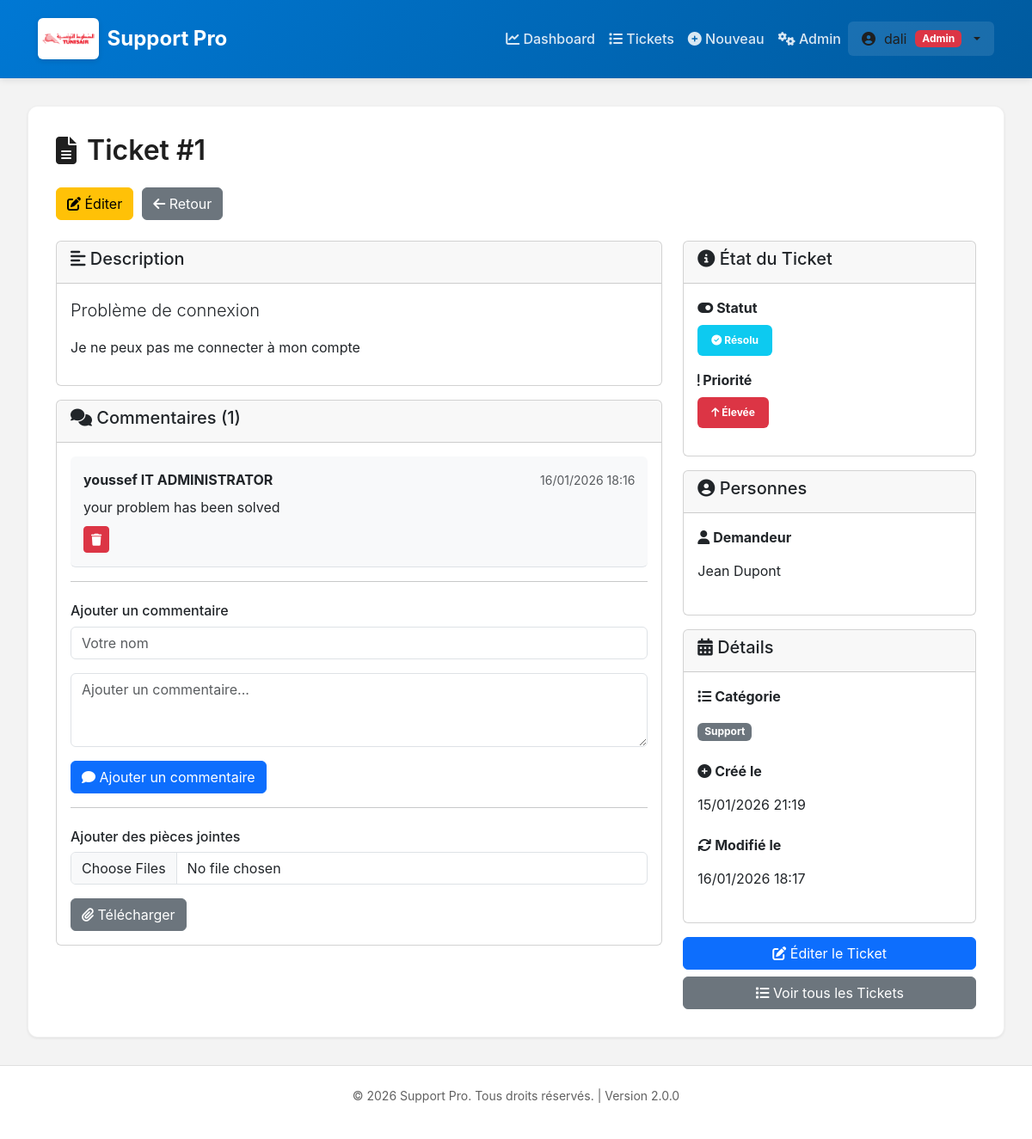
/tickets/1/ (signed in), run on the app's committed database.
### tickets/models.py (models this page shows, shortened)
class Ticket(models.Model):
    PRIORITY_CHOICES = [
        ("LOW", "Faible"),
        ("MED", "Moyenne"),
        ("HIGH", "Élevée"),
    ]
    STATUS_CHOICES = [
        ("OPEN", "Ouvert"),
        ("IN_PROGRESS", "En cours"),
        ("RESOLVED", "Résolu"),
        ("CLOSED", "Fermé"),
    ]
    CATEGORY_CHOICES = [
        ("BUG", "Bug"),
        ("FEATURE", "Demande de fonctionnalité"),
        ("SUPPORT", "Support"),
        ("OTHER", "Autre"),
    ]
    title = models.CharField(max_length=120)
    description = models.TextField()
    priority = models.CharField(max_length=4, choices=PRIORITY_CHOICES, default="MED")
    status = models.CharField(max_length=12, choices=STATUS_CHOICES, default="OPEN")
    category = models.CharField(max_length=10, choices=CATEGORY_CHOICES, default="SUPPORT")
    requester_name = models.CharField(max_length=80)
    requester_email = models.EmailField(blank=True, null=True)
    user = models.ForeignKey(User, on_delete=models.CASCADE, related_name='tickets', null=True, blank=True)
    assigned_to = models.CharField(max_length=80, blank=True, null=True)
    resolution_notes = models.TextField(blank=True, null=True)
    created_at = models.DateTimeField(auto_now_add=True)
    updated_at = models.DateTimeField(auto_now=True)
    resolved_at = models.DateTimeField(blank=True, null=True)
    is_urgent = models.BooleanField(default=False)
    class Meta:
        ordering = ['-created_at']
        indexes = [
            models.Index(fields=['status', '-created_at']),
            models.Index(fields=['priority', '-created_at']),
        ]

class Comment(models.Model):
    ticket = models.ForeignKey(Ticket, on_delete=models.CASCADE, related_name='comments')
    author_name = models.CharField(max_length=80)
    content = models.TextField()
    created_at = models.DateTimeField(auto_now_add=True)
    class Meta:
        ordering = ['created_at']

### tickets/views.py (the view, shortened to what this page needs)
# urls.py: path("tickets/<int:pk>/", views.ticket_detail, name="ticket_detail"),
@login_required(login_url='login')
def ticket_detail(request, pk):
    ticket = get_object_or_404(Ticket, pk=pk)
    user = request.user
    if not user.is_staff and ticket.user != user:
        messages.error(request, 'Vous n\'avez pas accès à ce ticket.')
        return redirect('ticket_list')
    comments = ticket.comments.all()
    if request.method == 'POST' and 'add_comment' in request.POST:
        form = CommentForm(request.POST)
        if form.is_valid():
            comment = form.save(commit=False)
            comment.ticket = ticket
            comment.save()
            return redirect('ticket_detail', pk=ticket.id)
    else:
        form = CommentForm()
    context = {
        'ticket': ticket,
        'comments': comments,
        'form': form,
        'is_admin': user.is_staff,
    }
    return render(request, 'tickets/ticket_detail.html', context)

### tickets/forms.py
class CommentForm(forms.ModelForm):
    class Meta:
        model = Comment
        fields = ['author_name', 'content']
        widgets = {
            'author_name': forms.TextInput(attrs={'class': 'form-control', 'placeholder': 'Votre nom'}),
            'content': forms.Textarea(attrs={'class': 'form-control', 'rows': 3, 'placeholder': 'Ajouter un commentaire...'}),
        }

### tickets/templates/tickets/ticket_detail.html (shortened to what this page needs)
{% extends "base.html" %}
{% block content %}
<div class="header-actions mb-4">
    <h1 class="page-title">
        <i class="fas fa-file-alt"></i>
        Ticket #{{ ticket.id }}
    </h1>
    <div class="action-buttons">
        <a href="{% url 'ticket_edit' ticket.id %}" class="btn btn-warning">
            <i class="fas fa-edit"></i> Éditer
        </a>
        <a href="{% url 'ticket_list' %}" class="btn btn-secondary">
            <i class="fas fa-arrow-left"></i> Retour
        </a>
    </div>
</div>
<div class="row">
    <div class="col-md-8">
        <div class="card mb-3">
            <div class="card-header">
                <h5><i class="fas fa-align-left"></i> Description</h5>
            </div>
            <div class="card-body">
                <p class="lead">{{ ticket.title }}</p>
                <p>{{ ticket.description }}</p>
            </div>
        </div>
        <div class="card">
            <div class="card-header">
                <h5><i class="fas fa-comments"></i> Commentaires ({{ comments.count }})</h5>
            </div>
            <div class="card-body">
                {% if comments %}
                    <div class="comments-section">
                        {% for comment in comments %}
                        <div class="comment mb-3 pb-3 border-bottom">
                            <div class="comment-header d-flex justify-content-between">
                                <strong>{{ comment.author_name }}</strong>
                                <small class="text-muted">{{ comment.created_at|date:"d/m/Y H:i" }}</small>
                            </div>
                            <p class="comment-text mt-2">{{ comment.content }}</p>
                            <form method="POST" action="{% url 'comment_delete' ticket.id comment.id %}" style="display:inline;">
                                <button type="submit" class="btn btn-sm btn-danger btn-sm-link" onclick="return confirm('Supprimer ce commentaire ?');">
                                    <i class="fas fa-trash"></i>
                                </button>
                            </form>
                        </div>
                        {% endfor %}
                    </div>
                    <hr>
                {% else %}
                    <p class="text-muted">Aucun commentaire pour le moment.</p>
                {% endif %}
                <h6 class="mt-4">Ajouter un commentaire</h6>
                <form method="POST">
                    <div class="mb-3">
                        {{ form.author_name }}
                    </div>
                    <div class="mb-3">
                        {{ form.content }}
                    </div>
                    <button type="submit" name="add_comment" class="btn btn-primary">
                        <i class="fas fa-comment"></i> Ajouter un commentaire
                    </button>
                </form>
                <hr>
                <h6 class="mt-4">Ajouter des pièces jointes</h6>
                <form method="POST" enctype="multipart/form-data">
                    <div class="mb-3">
                        <input type="file" name="attachments" class="form-control" multiple accept="image/*,.pdf">
                    </div>
                    <button type="submit" name="add_attachment" class="btn btn-secondary">
                        <i class="fas fa-paperclip"></i> Télécharger
                    </button>
                </form>
            </div>
        </div>
    </div>
    <div class="col-md-4">
        <div class="card mb-3">
            <div class="card-header">
                <h5><i class="fas fa-info-circle"></i> État du Ticket</h5>
            </div>
            <div class="card-body">
                <div class="mb-3">
                    <label class="form-label"><strong><i class="fas fa-toggle-on"></i> Statut</strong></label><br>
                    {% if ticket.status == 'OPEN' %}
                        <span class="badge bg-danger" style="padding: 0.75rem 1rem;"><i class="fas fa-circle-notch"></i> {{ ticket.get_status_display }}</span>
                    {% elif ticket.status == 'IN_PROGRESS' %}
                        <span class="badge bg-warning" style="padding: 0.75rem 1rem;"><i class="fas fa-spinner"></i> {{ ticket.get_status_display }}</span>
                    {% elif ticket.status == 'RESOLVED' %}
                        <span class="badge bg-info" style="padding: 0.75rem 1rem;"><i class="fas fa-check-circle"></i> {{ ticket.get_status_display }}</span>
                    {% else %}
                        <span class="badge bg-success" style="padding: 0.75rem 1rem;"><i class="fas fa-lock"></i> {{ ticket.get_status_display }}</span>
                    {% endif %}
                </div>
                <div class="mb-3">
                    <label class="form-label"><strong><i class="fas fa-exclamation"></i> Priorité</strong></label><br>
                    {% if ticket.priority == 'HIGH' %}
                        <span class="badge bg-danger" style="padding: 0.75rem 1rem;"><i class="fas fa-arrow-up"></i> {{ ticket.get_priority_display }}</span>
                    {% elif ticket.priority == 'MED' %}
                        <span class="badge bg-warning" style="padding: 0.75rem 1rem;"><i class="fas fa-minus"></i> {{ ticket.get_priority_display }}</span>
                    {% else %}
                        <span class="badge bg-info" style="padding: 0.75rem 1rem;"><i class="fas fa-arrow-down"></i> {{ ticket.get_priority_display }}</span>
                    {% endif %}
                </div>
            </div>
        </div>
        <div class="card mb-3">
            <div class="card-header">
                <h5><i class="fas fa-user-circle"></i> Personnes</h5>
            </div>
            <div class="card-body">
                <div class="mb-3">
                    <label class="form-label"><strong><i class="fas fa-user"></i> Demandeur</strong></label>
                    <p class="form-control-plaintext">{{ ticket.requester_name }}</p>
                </div>
            </div>
        </div>
        <div class="card mb-3">
            <div class="card-header">
                <h5><i class="fas fa-calendar-alt"></i> Détails</h5>
            </div>
            <div class="card-body">
                <div class="mb-3">
                    <label class="form-label"><strong><i class="fas fa-list"></i> Catégorie</strong></label>
                    <p class="form-control-plaintext">
                        <span class="badge bg-secondary">{{ ticket.get_category_display }}</span>
                    </p>
                </div>
                <div class="mb-3">
                    <label class="form-label"><strong><i class="fas fa-plus-circle"></i> Créé le</strong></label>
                    <p class="form-control-plaintext">{{ ticket.created_at|date:"d/m/Y H:i" }}</p>
                </div>
                <div class="mb-3">
                    <label class="form-label"><strong><i class="fas fa-sync"></i> Modifié le</strong></label>
                    <p class="form-control-plaintext">{{ ticket.updated_at|date:"d/m/Y H:i" }}</p>
                </div>
            </div>
        </div>
        <div>
            <a href="{% url 'ticket_edit' ticket.id %}" class="btn btn-primary w-100 mb-2">
                <i class="fas fa-edit"></i> Éditer le Ticket
            </a>
            <a href="{% url 'ticket_list' %}" class="btn btn-secondary w-100">
                <i class="fas fa-list"></i> Voir tous les Tickets
            </a>
        </div>
    </div>
</div>
{% endblock %}

### tickets/templates/base.html (shortened to what this page needs)
<!DOCTYPE html>
<html lang="fr">
{% load static %}
<head>
    <link href="https://cdn.jsdelivr.net/npm/bootstrap@5.3.0/dist/css/bootstrap.min.css" rel="stylesheet">
    <link href="https://cdnjs.cloudflare.com/ajax/libs/font-awesome/6.4.0/css/all.min.css" rel="stylesheet">
</head>
<body>
    <nav class="navbar navbar-expand-lg navbar-dark">
        <div class="container-fluid">
            <a class="navbar-brand" href="{% url 'dashboard' %}">
                <img src="{% static 'tickets/img/logo.png' %}" alt="Support Pro" class="site-logo">
                <span class="d-none d-md-inline">Support Pro</span>
            </a>
            <div class="collapse navbar-collapse" id="navbarNav">
                <ul class="navbar-nav ms-auto align-items-center">
                    {% if user.is_authenticated %}
                        <li class="nav-item">
                            <a class="nav-link" href="{% url 'dashboard' %}">
                                <i class="fas fa-chart-line"></i> Dashboard
                            </a>
                        </li>
                        <li class="nav-item">
                            <a class="nav-link" href="{% url 'ticket_list' %}">
                                <i class="fas fa-list"></i> Tickets
                            </a>
                        </li>
                        <li class="nav-item">
                            <a class="nav-link" href="{% url 'ticket_create' %}">
                                <i class="fas fa-plus-circle"></i> Nouveau
                            </a>
                        </li>
                        {% if user.is_staff %}
                        <li class="nav-item">
                            <a class="nav-link" href="/admin/" target="_blank">
                                <i class="fas fa-cogs"></i> Admin
                            </a>
                        </li>
                        {% endif %}
                        <li class="nav-item dropdown">
                            <div class="user-menu dropdown-toggle" href="#" role="button" data-bs-toggle="dropdown" aria-expanded="false">
                                <i class="fas fa-user-circle"></i>
                                <span>{{ user.first_name|default:user.username }}</span>
                                {% if user.is_staff %}
                                <span class="badge bg-danger">Admin</span>
                                {% endif %}
                            </div>
                        </li>
                    {% endif %}
                </ul>
            </div>
        </div>
    </nav>
    <div class="main-content">
        <div class="container-modern">
            {% block content %}{% endblock %}
        </div>
    </div>
    <footer>
        <p>&copy; 2026 Support Pro. Tous droits réservés. | Version 2.0.0</p>
    </footer>
</body>
</html>

### tickets/templates/tickets/ticket_detail.html (style rules this page uses)
.action-buttons { display: flex; gap: 10px; }
.comment { padding: 15px; background-color: #f8f9fa; border-radius: 6px; }
.comment-header { align-items: center; }
.comment-text { margin: 10px 0; white-space: pre-wrap; word-wrap: break-word; }
.btn-sm-link { padding: 0.25rem 0.5rem !important; }

### data on the page
Ticket: id "1", title "Problème de connexion", description "Je ne peux pas me connecter à mon compte", count "1", status "Résolu", priority "Élevée", requester_name "Jean Dupont", category "Support", created_at "15/01/2026 21:19", updated_at "16/01/2026 18:17"
Comment: author_name "youssef IT ADMINISTRATOR", created_at "16/01/2026 18:16", content "your problem has been solved"

### other printed values
{{ user.first_name|default:user.username }} "dali"
